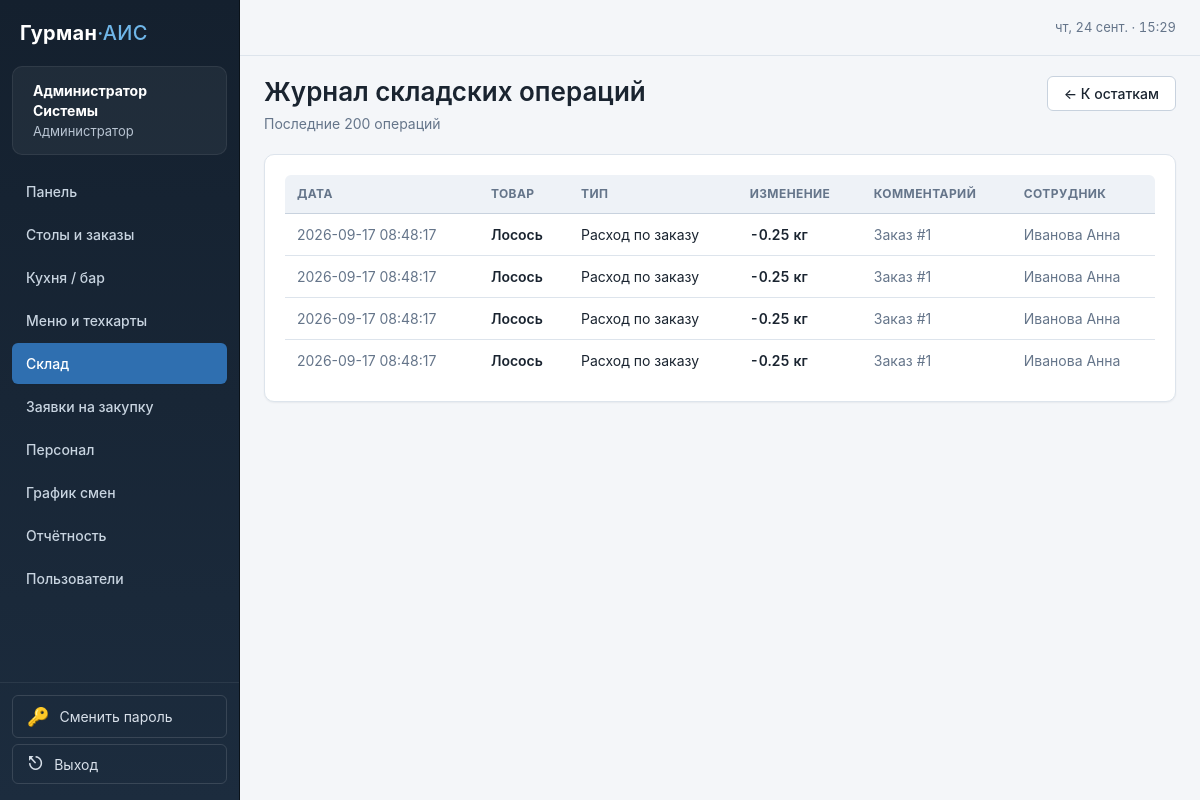
The app's page /warehouse/movements (signed in), older data.
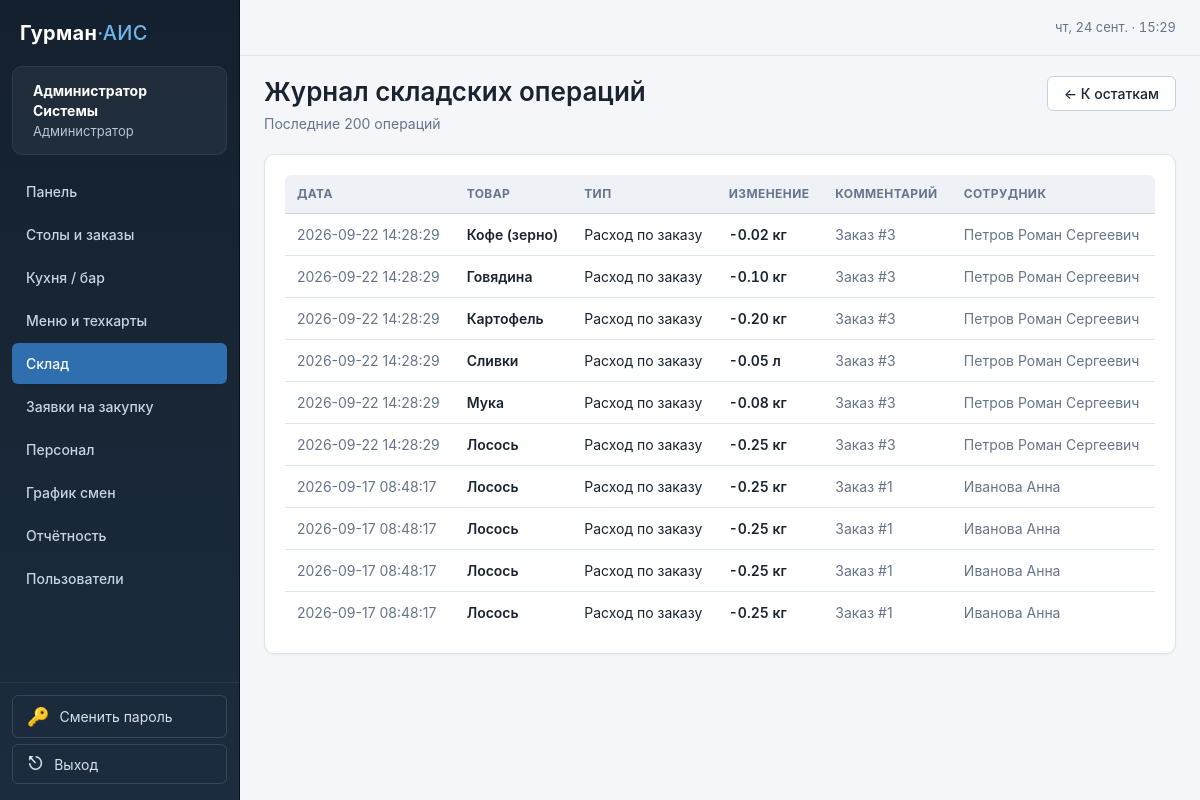
The same page, newer data.
### tables this page shows
CREATE TABLE stock_movements (
    id INTEGER PRIMARY KEY AUTOINCREMENT,
    ingredient_id INTEGER NOT NULL REFERENCES ingredients(id) ON DELETE CASCADE,
    qty_change REAL NOT NULL,
    reason TEXT NOT NULL CHECK (reason IN ('receipt', 'writeoff', 'inventory', 'order')),
    comment TEXT,
    user_id INTEGER REFERENCES users(id) ON DELETE SET NULL,
    created_at TEXT NOT NULL DEFAULT (datetime('now'))
);

CREATE TABLE ingredients (
    id INTEGER PRIMARY KEY AUTOINCREMENT,
    name TEXT UNIQUE NOT NULL,
    unit TEXT NOT NULL DEFAULT 'кг',
    stock_qty REAL NOT NULL DEFAULT 0,
    min_qty REAL NOT NULL DEFAULT 0
);

CREATE TABLE users (
    id INTEGER PRIMARY KEY AUTOINCREMENT,
    username TEXT UNIQUE NOT NULL,
    password_hash TEXT NOT NULL,
    full_name TEXT NOT NULL,
    role TEXT NOT NULL CHECK (role IN ('admin', 'waiter', 'cook', 'bartender', 'storekeeper', 'accountant')),
    is_active INTEGER NOT NULL DEFAULT 1,
    created_at TEXT NOT NULL DEFAULT (datetime('now'))
);

### app.py (the view)
@warehouse.route("/movements")
@roles_required("storekeeper", "accountant")
def movements():
    db = get_db()
    rows = db.execute(
        """
        SELECT sm.*, i.name AS ingredient_name, i.unit, u.full_name AS user_name
        FROM stock_movements sm
        JOIN ingredients i ON i.id = sm.ingredient_id
        LEFT JOIN users u ON u.id = sm.user_id
        ORDER BY sm.created_at DESC, sm.id DESC
        LIMIT 200
        """
    ).fetchall()
    return render_template("warehouse/movements.html", movements=rows)

### app.py (called while the page is built)
def get_db():
    if "db" not in g:
        g.db = sqlite3.connect(
            Config.DATABASE,
            detect_types=sqlite3.PARSE_DECLTYPES,
            timeout=5.0,
            isolation_level=None,
        )
        g.db.row_factory = sqlite3.Row
        g.db.execute("PRAGMA foreign_keys = ON")
        g.db.execute("PRAGMA journal_mode = WAL")
        g.db.execute("PRAGMA synchronous = NORMAL")
        g.db.execute("PRAGMA busy_timeout = 5000")
    return g.db

def roles_required(*roles):
    def decorator(view):
        @functools.wraps(view)
        def wrapped(*args, **kwargs):
            if g.user is None:
                return redirect(url_for("auth.login", next=request.path))
            if g.user["role"] not in roles and g.user["role"] != "admin":
                flash("Недостаточно прав для выполнения этого действия.", "error")
                return redirect(url_for("index"))
            return view(*args, **kwargs)
        return wrapped
    return decorator

### templates/warehouse/movements.html (shortened to what this page needs)
{% extends "base.html" %}
{% block content %}
{% set reason_labels = {
    'receipt':   'Приход',
    'writeoff':  'Списание',
    'inventory': 'Инвентаризация',
    'order':     'Расход по заказу'
} %}
<div class="page-header">
    <div>
        <h1>Журнал складских операций</h1>
        <p class="subtitle">Последние 200 операций</p>
    </div>
    <a class="btn btn--secondary" href="{{ url_for('warehouse.stock') }}">← К остаткам</a>
</div>
<div class="card">
    <div class="table-wrap">
        <table class="data-table">
            <thead>
                <tr>
                    <th scope="col">Дата</th>
                    <th scope="col">Товар</th>
                    <th scope="col">Тип</th>
                    <th scope="col" class="ta-right">Изменение</th>
                    <th scope="col">Комментарий</th>
                    <th scope="col">Сотрудник</th>
                </tr>
            </thead>
            <tbody>
            {% for m in movements %}
                <tr>
                    <td class="text-muted nowrap">{{ m['created_at'] }}</td>
                    <td class="cell-title">{{ m['ingredient_name'] }}</td>
                    <td>{{ reason_labels.get(m['reason'], m['reason']) }}</td>
                    <td class="ta-right cell-price">
                        {{ '%+.2f'|format(m['qty_change']) }} {{ m['unit'] }}
                    </td>
                    <td class="text-muted">{{ m['comment'] or '—' }}</td>
                    <td class="text-muted">{{ m['user_name'] or '—' }}</td>
                </tr>
            {% else %}
                <tr>
                    <td colspan="6" class="empty-state">Операций пока нет</td>
                </tr>
            {% endfor %}
            </tbody>
        </table>
    </div>
</div>
{% endblock %}

Row changes from the older to the newer data that the page shows:
added stock_movements: created_at "2026-09-22 14:28:29", ingredient_name "Кофе (зерно)", get "Расход по заказу", qty_change "-0.02", unit "кг", comment "Заказ #3", full_name "Петров Роман Сергеевич"
added stock_movements: created_at "2026-09-22 14:28:29", ingredient_name "Говядина", get "Расход по заказу", qty_change "-0.10", unit "кг", comment "Заказ #3", full_name "Петров Роман Сергеевич"
added stock_movements: created_at "2026-09-22 14:28:29", ingredient_name "Картофель", get "Расход по заказу", qty_change "-0.20", unit "кг", comment "Заказ #3", full_name "Петров Роман Сергеевич"
added stock_movements: created_at "2026-09-22 14:28:29", ingredient_name "Сливки", get "Расход по заказу", qty_change "-0.05", unit "л", comment "Заказ #3", full_name "Петров Роман Сергеевич"
added stock_movements: created_at "2026-09-22 14:28:29", ingredient_name "Мука", get "Расход по заказу", qty_change "-0.08", unit "кг", comment "Заказ #3", full_name "Петров Роман Сергеевич"
added stock_movements: created_at "2026-09-22 14:28:29", ingredient_name "Лосось", get "Расход по заказу", qty_change "-0.25", unit "кг", comment "Заказ #3", full_name "Петров Роман Сергеевич"
